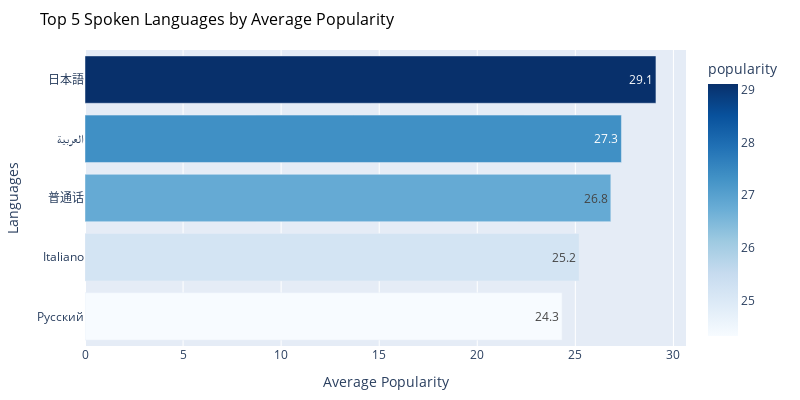

The cell this chart's notebook holds for it:
### Markdown cell above
<a id="linguistic-2"></a>
⬆️ [Tabel of Contents](#contents_label)
<h3 align="left"><font color=#3f0544>4.3.2 Top 5 Languages by Movie Popularity</font></h3

### Code cell
# Filter the top 5 languages by average popularity and sort in descending order
top_5_languages_by_popularity = top_languages_by_popularity.sort_values('popularity', ascending=False).head(5)

# Sort spoken languages in descending order for the bar chart
top_5_languages_by_popularity = top_5_languages_by_popularity.sort_values(by='popularity', ascending=True)

# Create the bar chart
bar_chart = px.bar(
    top_5_languages_by_popularity,
    x='popularity',
    y='spoken_languages',
    title='Top 5 Spoken Languages by Average Popularity',
    orientation='h',  # Horizontal bar chart
    text='popularity',  # Display popularity as text
    color='popularity',  # Use popularity to apply gradient color
    color_continuous_scale='Blues'  # Set the color scale
)

# Customize the bar chart
bar_chart.update_traces(
    texttemplate='%{text:.1f}',  # Format text to 1 decimal place
    textposition='auto'  
)

bar_chart.update_layout(
    height=400,  
    width=800,  #
    xaxis_title='Average Popularity',  # X-axis label
    yaxis_title='Languages',  # Y-axis label
    showlegend=False,  
    title_font=dict(size=16, color='black'),  # Title formatting
    margin=dict(l=80, r=50, t=50, b=50), 
)

# Display the bar chart
bar_chart.show()

### Figure 1 — Plotly figure (JSON) as saved in the notebook; plotly's stock layout.template omitted (floating-point values rounded to 4 significant figures)
{"data": [{"alignmentgroup": "True", "hovertemplate": "popularity=%{marker.color}<br>spoken_languages=%{y}<extra></extra>", "legendgroup": "", "marker": {"color": [24.32, 25.19, 26.81, 27.35, 29.11], "coloraxis": "coloraxis", "pattern": {"shape": ""}}, "name": "", "offsetgroup": "", "orientation": "h", "showlegend": false, "text": [24.32, 25.19, 26.81, 27.35, 29.11], "textposition": "auto", "texttemplate": "%{text:.1f}", "type": "bar", "x": [24.32, 25.19, 26.81, 27.35, 29.11], "xaxis": "x", "y": ["Pусский", "Italiano", "普通话", "العربية", "日本語"], "yaxis": "y"}], "layout": {"barmode": "relative", "coloraxis": {"colorbar": {"title": {"text": "popularity"}}, "colorscale": [[0, "rgb(247,251,255)"], [0.125, "rgb(222,235,247)"], [0.25, "rgb(198,219,239)"], [0.375, "rgb(158,202,225)"], [0.5, "rgb(107,174,214)"], [0.625, "rgb(66,146,198)"], [0.75, "rgb(33,113,181)"], [0.875, "rgb(8,81,156)"], [1, "rgb(8,48,107)"]]}, "height": 400, "legend": {"tracegroupgap": 0}, "margin": {"b": 50, "l": 80, "r": 50, "t": 50}, "showlegend": false, "title": {"font": {"color": "black", "size": 16}, "text": "Top 5 Spoken Languages by Average Popularity"}, "width": 800, "xaxis": {"anchor": "y", "autorange": true, "domain": [0, 1], "range": [0, 30.64], "title": {"text": "Average Popularity"}, "type": "linear"}, "yaxis": {"anchor": "x", "autorange": true, "domain": [0, 1], "range": [-0.5, 4.5], "title": {"text": "Languages"}, "type": "category"}}}
